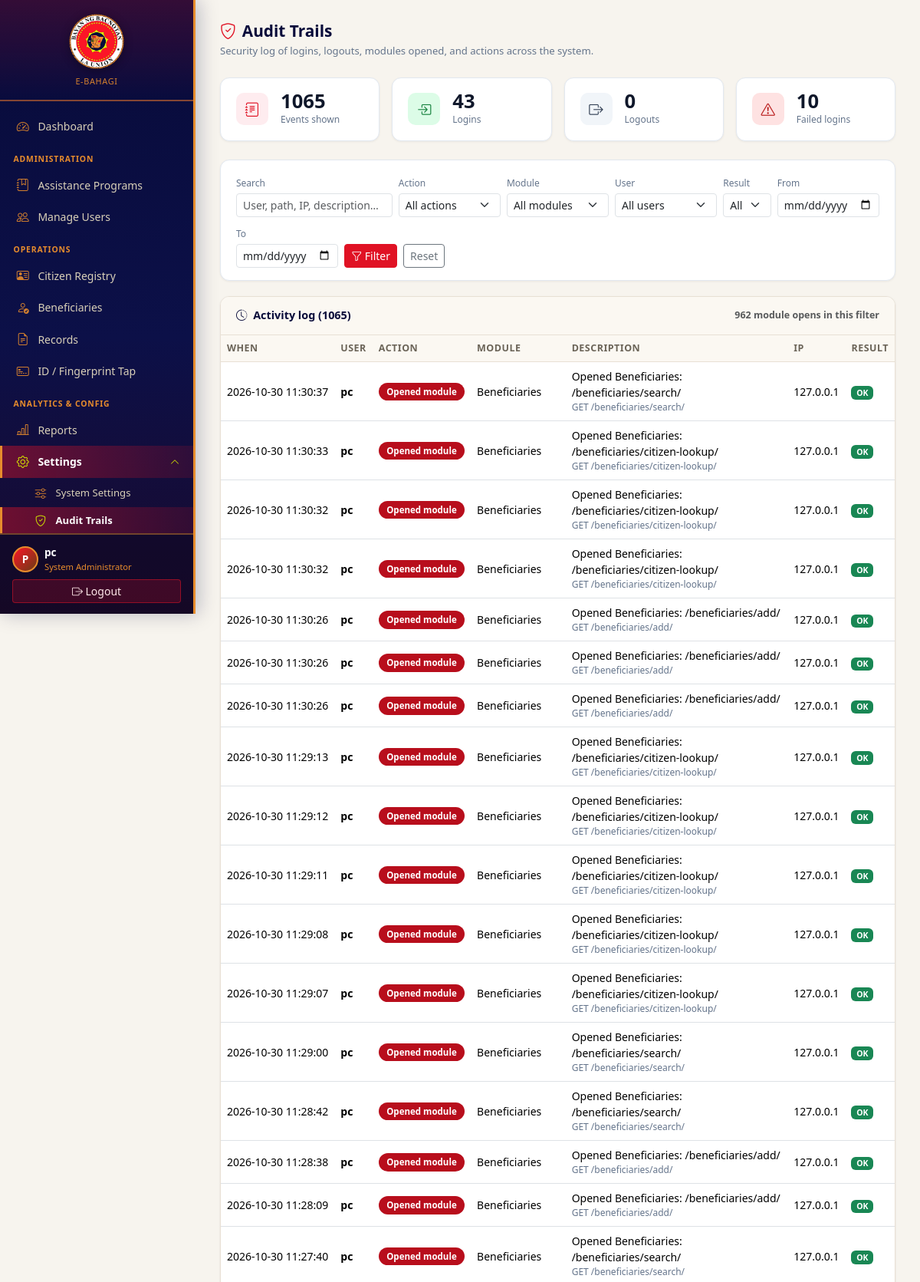
/audit-trails/?page=4&q=&action=&module=&username=&success=&date_from=&date_to= (signed in, upper part), run on the app's committed database.
### settings_mgmt/models.py (models this page shows, shortened)
class SystemLogo(models.Model):
    DEFAULT_ORG_NAME = "Humanitarian Assistance Grant Management"
    logo = models.ImageField(upload_to=system_logo_upload_path, blank=True, null=True)
    org_name = models.CharField(
        max_length=200,
        blank=True,
        default=DEFAULT_ORG_NAME,
        verbose_name="Feature / organization name",
        help_text="Shown under the logo on the login page, header, and dashboard. Easy to change anytime.",
    )
    alt_text = models.CharField(max_length=100, blank=True, default="Organization logo")
    updated_at = models.DateTimeField(auto_now=True)
    class Meta:
        verbose_name = "System Branding"
        verbose_name_plural = "System Branding"
    @classmethod
    def load(cls):
        obj, _ = cls.objects.get_or_create(pk=1)
        return obj
    @property
    def has_logo(self):
        return bool(self.logo)

### core/models.py (models this page shows, shortened)
class AuditTrail(models.Model):
    class Action(models.TextChoices):
        LOGIN = "login", "Login"
        LOGOUT = "logout", "Logout"
        LOGIN_FAILED = "login_failed", "Login failed"
        MODULE_OPEN = "module_open", "Opened module"
        CREATE = "create", "Created"
        UPDATE = "update", "Updated"
        DELETE = "delete", "Deleted"
        VIEW = "view", "Viewed"
        EXPORT = "export", "Exported"
        IMPORT = "import", "Imported"
        BACKUP = "backup", "Backup"
        RESTORE = "restore", "Restore"
        OTHER = "other", "Other"
    user = models.ForeignKey(
        settings.AUTH_USER_MODEL,
        on_delete=models.SET_NULL,
        null=True,
        blank=True,
        related_name="audit_trails",
    )
    username = models.CharField(
        max_length=150,
        blank=True,
        help_text="Stored separately so the trail remains after a user is deleted.",
    )
    action = models.CharField(max_length=20, choices=Action.choices, db_index=True)
    module = models.CharField(max_length=100, blank=True, db_index=True)
    description = models.CharField(max_length=500)
    path = models.CharField(max_length=500, blank=True)
    method = models.CharField(max_length=10, blank=True)
    ip_address = models.GenericIPAddressField(null=True, blank=True)
    user_agent = models.CharField(max_length=400, blank=True)
    success = models.BooleanField(default=True)
    created_at = models.DateTimeField(auto_now_add=True, db_index=True)
    class Meta:
        ordering = ["-created_at"]
        verbose_name = "Audit Trail"
        verbose_name_plural = "Audit Trails"
        indexes = [
            models.Index(fields=["-created_at", "action"]),
            models.Index(fields=["username", "-created_at"]),
        ]

### core/views.py (the view, shortened to what this page needs)
# urls.py: path("audit-trails/", views.audit_trails, name="audit_trails"),
@admin_required
def audit_trails(request):
    from django.core.paginator import Paginator
    from .models import AuditTrail
    qs = AuditTrail.objects.select_related("user").all()
    q = (request.GET.get("q") or "").strip()
    action = (request.GET.get("action") or "").strip()
    module = (request.GET.get("module") or "").strip()
    username = (request.GET.get("username") or "").strip()
    success = (request.GET.get("success") or "").strip()
    date_from = _parse_date(request.GET.get("date_from"))
    date_to = _parse_date(request.GET.get("date_to"))
    if action:
        qs = qs.filter(action=action)
    if module:
        qs = qs.filter(module=module)
    if username:
        qs = qs.filter(username__icontains=username)
    if success == "1":
        qs = qs.filter(success=True)
    elif success == "0":
        qs = qs.filter(success=False)
    if date_from:
        qs = qs.filter(created_at__date__gte=date_from)
    if date_to:
        qs = qs.filter(created_at__date__lte=date_to)
    total_count = qs.count()
    login_count = qs.filter(action=AuditTrail.Action.LOGIN).count()
    logout_count = qs.filter(action=AuditTrail.Action.LOGOUT).count()
    failed_count = qs.filter(action=AuditTrail.Action.LOGIN_FAILED).count()
    module_open_count = qs.filter(action=AuditTrail.Action.MODULE_OPEN).count()
    paginator = Paginator(qs, 50)
    page_obj = paginator.get_page(request.GET.get("page"))
    modules = (
        AuditTrail.objects.exclude(module="")
        .values_list("module", flat=True)
        .distinct()
        .order_by("module")
    )
    usernames = (
        AuditTrail.objects.exclude(username="")
        .values_list("username", flat=True)
        .distinct()
        .order_by("username")
    )
    context = {
        "page_obj": page_obj,
        "trails": page_obj.object_list,
        "total_count": total_count,
        "login_count": login_count,
        "logout_count": logout_count,
        "failed_count": failed_count,
        "module_open_count": module_open_count,
        "action_choices": AuditTrail.Action.choices,
        "modules": modules,
        "usernames": usernames,
        "filter_q": q,
        "filter_action": action,
        "filter_module": module,
        "filter_username": username,
        "filter_success": success,
        "filter_date_from": date_from.isoformat() if date_from else "",
        "filter_date_to": date_to.isoformat() if date_to else "",
    }
    return render(request, "core/audit_trails.html", context)

### core/templates/core/audit_trails.html (shortened to what this page needs)
{% extends "base.html" %}
{% block content %}
<div class="page-hdr mb-4">
  <div>
    <h2 class="mb-0"><i class="bi bi-shield-check text-primary me-2"></i>Audit Trails</h2>
    <p class="mb-0 mt-1" style="font-size:.82rem;color:#64748b">
      Security log of logins, logouts, modules opened, and actions across the system.
    </p>
  </div>
</div>
<div class="row g-3 mb-4">
  <div class="col-6 col-md-3">
    <div class="stat-card">
      <div class="stat-icon" style="background:#FEECEF;color:#E01224"><i class="bi bi-journal-text"></i></div>
      <div>
        <div class="stat-val">{{ total_count }}</div>
        <div class="stat-lbl">Events shown</div>
      </div>
    </div>
  </div>
  <div class="col-6 col-md-3">
    <div class="stat-card">
      <div class="stat-icon" style="background:#dcfce7;color:#15803d"><i class="bi bi-box-arrow-in-right"></i></div>
      <div>
        <div class="stat-val">{{ login_count }}</div>
        <div class="stat-lbl">Logins</div>
      </div>
    </div>
  </div>
  <div class="col-6 col-md-3">
    <div class="stat-card">
      <div class="stat-icon" style="background:#f1f5f9;color:#334155"><i class="bi bi-box-arrow-right"></i></div>
      <div>
        <div class="stat-val">{{ logout_count }}</div>
        <div class="stat-lbl">Logouts</div>
      </div>
    </div>
  </div>
  <div class="col-6 col-md-3">
    <div class="stat-card">
      <div class="stat-icon" style="background:#fee2e2;color:#b91c1c"><i class="bi bi-exclamation-triangle"></i></div>
      <div>
        <div class="stat-val">{{ failed_count }}</div>
        <div class="stat-lbl">Failed logins</div>
      </div>
    </div>
  </div>
</div>
<div class="filter-card">
  <form method="get" class="row g-2 align-items-end">
    <div class="col-12 col-md-3">
      <label class="form-label mb-1" style="font-size:.75rem;color:#64748b">Search</label>
      <input type="text" name="q" value="{{ filter_q }}" class="form-control form-control-sm" placeholder="User, path, IP, description…">
    </div>
    <div class="col-6 col-md-2">
      <label class="form-label mb-1" style="font-size:.75rem;color:#64748b">Action</label>
      <select name="action" class="form-select form-select-sm">
        <option value="">All actions</option>
      </select>
    </div>
    <div class="col-6 col-md-2">
      <label class="form-label mb-1" style="font-size:.75rem;color:#64748b">Module</label>
      <select name="module" class="form-select form-select-sm">
        <option value="">All modules</option>
      </select>
    </div>
    <div class="col-6 col-md-2">
      <label class="form-label mb-1" style="font-size:.75rem;color:#64748b">User</label>
      <select name="username" class="form-select form-select-sm">
        <option value="">All users</option>
      </select>
    </div>
    <div class="col-6 col-md-1">
      <label class="form-label mb-1" style="font-size:.75rem;color:#64748b">Result</label>
      <select name="success" class="form-select form-select-sm">
        <option value="">All</option>
      </select>
    </div>
    <div class="col-6 col-md-2">
      <label class="form-label mb-1" style="font-size:.75rem;color:#64748b">From</label>
      <input type="date" name="date_from" value="{{ filter_date_from }}" class="form-control form-control-sm">
    </div>
    <div class="col-6 col-md-2">
      <label class="form-label mb-1" style="font-size:.75rem;color:#64748b">To</label>
      <input type="date" name="date_to" value="{{ filter_date_to }}" class="form-control form-control-sm">
    </div>
    <div class="col-12 col-md-auto d-flex gap-2">
      <button type="submit" class="btn btn-primary btn-sm"><i class="bi bi-funnel"></i> Filter</button>
      <a href="{% url 'core:audit_trails' %}" class="btn btn-outline-secondary btn-sm">Reset</a>
    </div>
  </form>
</div>
<div class="panel">
  <div class="panel-hdr">
    <span><i class="bi bi-clock-history me-1"></i> Activity log ({{ total_count }})</span>
    <span class="text-muted" style="font-size:.78rem">{{ module_open_count }} module opens in this filter</span>
  </div>
  <div class="table-responsive">
    <table class="table table-hover mb-0">
      <thead>
        <tr>
          <th>When</th>
          <th>User</th>
          <th>Action</th>
          <th>Module</th>
          <th>Description</th>
          <th>IP</th>
          <th>Result</th>
        </tr>
      </thead>
      <tbody>
        {% for t in trails %}
        <tr>
          <td style="white-space:nowrap">{{ t.created_at|date:"Y-m-d H:i:s" }}</td>
          <td class="fw-semibold">{{ t.username|default:"—" }}</td>
          <td>
            <span class="action-pill action-{{ t.action }}">{{ t.get_action_display }}</span>
          </td>
          <td>{{ t.module|default:"—" }}</td>
          <td>
            <div>{{ t.description }}</div>
            {% if t.path %}<div class="path-cell" title="{{ t.method }} {{ t.path }}">{{ t.method }} {{ t.path }}</div>{% endif %}
          </td>
          <td style="white-space:nowrap">{{ t.ip_address|default:"—" }}</td>
          <td>
            {% if t.success %}
              <span class="badge bg-success">OK</span>
            {% else %}
              <span class="badge bg-danger">Failed</span>
            {% endif %}
          </td>
        </tr>
        {% endfor %}
      </tbody>
    </table>
  </div>
</div>
{% endblock %}

### templates/base.html (shortened to what this page needs)
<!DOCTYPE html>
<html lang="en">
<head>
  <link href="https://cdn.jsdelivr.net/npm/bootstrap@5.3.2/dist/css/bootstrap.min.css" rel="stylesheet">
  <link href="https://cdn.jsdelivr.net/npm/bootstrap-icons@1.11.3/font/bootstrap-icons.css" rel="stylesheet">
</head>
<body>
{% if user.is_authenticated %}
<div class="sidebar" id="appSidebar">
  <div class="sb-brand">
    {% if system_logo.has_logo %}
      <img src="{{ system_logo.logo.url }}" alt="{{ system_logo.alt_text }}" class="system-logo">
    {% else %}
      <div class="logo"><i class="bi bi-heart-pulse-fill" style="color:#FC1527"></i> e-<span>BAHAGI</span></div>
    {% endif %}
    <div class="tagline">{{ org_name }}</div>
  </div>
  <nav class="sb-nav">
    {% if user.profile.role == 'distributor' and not user.is_superuser %}
    <div class="sb-section">Ayuda Distribution</div>
    <a href="{% url 'beneficiaries:rfid' %}" class="{% if request.resolver_match.url_name == 'rfid' %}active{% endif %}">
      <i class="bi bi-credit-card-2-front"></i> ID / Fingerprint Tap
    </a>
    {% else %}
    <a href="{% url 'core:dashboard' %}" class="{% if request.resolver_match.url_name == 'dashboard' %}active{% endif %}">
      <i class="bi bi-speedometer2"></i> Dashboard
    </a>
    {% if user.is_superuser or user.profile.role == 'admin' %}
    <div class="sb-section">Administration</div>
    <a href="{% url 'programs:list' %}" class="{% if request.resolver_match.namespace == 'programs' %}active{% endif %}">
      <i class="bi bi-journal-bookmark"></i> Assistance Programs
    </a>
    <a href="{% url 'user_mgmt:list' %}" class="{% if request.resolver_match.namespace == 'user_mgmt' %}active{% endif %}">
      <i class="bi bi-people"></i> Manage Users
    </a>
    {% endif %}
    <div class="sb-section">Operations</div>
    <a href="{% url 'citizens:list' %}" class="{% if request.resolver_match.namespace == 'citizens' %}active{% endif %}">
      <i class="bi bi-person-vcard"></i> Citizen Registry
    </a>
    <a href="{% url 'beneficiaries:list' %}" class="{% if request.resolver_match.namespace == 'beneficiaries' and request.resolver_match.url_name != 'rfid' %}active{% endif %}">
      <i class="bi bi-person-check"></i> Beneficiaries
    </a>
    <a href="{% url 'records:list' %}" class="{% if request.resolver_match.namespace == 'records' %}active{% endif %}">
      <i class="bi bi-file-earmark-text"></i> Records
    </a>
    <a href="{% url 'beneficiaries:rfid' %}" class="{% if request.resolver_match.url_name == 'rfid' %}active{% endif %}">
      <i class="bi bi-credit-card-2-front"></i> ID / Fingerprint Tap
    </a>
    <div class="sb-section">Analytics &amp; Config</div>
    <a href="{% url 'reports:index' %}" class="{% if request.resolver_match.namespace == 'reports' %}active{% endif %}">
      <i class="bi bi-bar-chart-line"></i> Reports
    </a>
    {% with settings_open=request.resolver_match.url_name %}
    <div class="sb-drop{% if settings_open == 'settings' or settings_open == 'backup_restore' or settings_open == 'audit_trails' %} open{% endif %}" id="sbSettingsDrop">
      <button type="button" class="sb-drop-btn{% if settings_open == 'settings' or settings_open == 'backup_restore' or settings_open == 'audit_trails' %} active{% endif %}" id="sbSettingsToggle" aria-expanded="{% if settings_open == 'settings' or settings_open == 'backup_restore' or settings_open == 'audit_trails' %}true{% else %}false{% endif %}" aria-controls="sbSettingsSub">
        <i class="bi bi-gear"></i> Settings
        <i class="bi bi-chevron-down sb-caret"></i>
      </button>
      <div class="sb-sub" id="sbSettingsSub">
        <a href="{% url 'settings_mgmt:settings' %}" class="{% if settings_open == 'settings' %}active{% endif %}">
          <i class="bi bi-sliders"></i> System Settings
        </a>
        {% if user.is_superuser or user.profile.role == 'admin' %}
        <a href="{% url 'core:audit_trails' %}" class="{% if settings_open == 'audit_trails' %}active{% endif %}">
          <i class="bi bi-shield-check"></i> Audit Trails
        </a>
        {% endif %}
      </div>
    </div>
    {% endwith %}
    {% endif %}
  </nav>
  <div class="sb-user">
    <div class="d-flex align-items-center gap-2 mb-2">
      <div class="sb-avatar">{{ user.username|first|upper }}</div>
      <div>
        <div class="sb-username">{{ user.get_full_name|default:user.username }}</div>
        <div class="sb-role">
          {% if user.is_superuser %}System Administrator
          {% elif user.profile.role == 'admin' %}Administrator
          {% elif user.profile.role == 'distributor' %}Ayuda Distributor
          {% else %}Staff{% endif %}
        </div>
      </div>
    </div>
    <form method="post" action="{% url 'logout' %}" class="m-0">
      <button type="submit" class="btn btn-sm w-100 sb-logout">
        <i class="bi bi-box-arrow-right"></i> Logout
      </button>
    </form>
  </div>
</div>
<main class="main">
  {% block content %}{% endblock %}
</main>
{% else %}
  {% block auth_content %}{% endblock %}
{% endif %}
</body>
</html>

### data on the page
SystemLogo: logo (picture), org_name "E-BAHAGI"
AuditTrail: created_at "2026-10-30 11:30:37", username "pc", action "Opened module", module "Beneficiaries", description "Opened Beneficiaries: /beneficiaries/search/", method "GET", path "/beneficiaries/search/", ip_address "127.0.0.1", success "OK"
AuditTrail: created_at "2026-10-30 11:30:33", username "pc", action "Opened module", module "Beneficiaries", description "Opened Beneficiaries: /beneficiaries/citizen-lookup/", method "GET", path "/beneficiaries/citizen-lookup/", ip_address "127.0.0.1", success "OK"
AuditTrail: created_at "2026-10-30 11:30:32", username "pc", action "Opened module", module "Beneficiaries", description "Opened Beneficiaries: /beneficiaries/citizen-lookup/", method "GET", path "/beneficiaries/citizen-lookup/", ip_address "127.0.0.1", success "OK"
AuditTrail: created_at "2026-10-30 11:30:32", username "pc", action "Opened module", module "Beneficiaries", description "Opened Beneficiaries: /beneficiaries/citizen-lookup/", method "GET", path "/beneficiaries/citizen-lookup/", ip_address "127.0.0.1", success "OK"
AuditTrail: created_at "2026-10-30 11:30:26", username "pc", action "Opened module", module "Beneficiaries", description "Opened Beneficiaries: /beneficiaries/add/", method "GET", path "/beneficiaries/add/", ip_address "127.0.0.1", success "OK"
AuditTrail: created_at "2026-10-30 11:30:26", username "pc", action "Opened module", module "Beneficiaries", description "Opened Beneficiaries: /beneficiaries/add/", method "GET", path "/beneficiaries/add/", ip_address "127.0.0.1", success "OK"
AuditTrail: created_at "2026-10-30 11:30:26", username "pc", action "Opened module", module "Beneficiaries", description "Opened Beneficiaries: /beneficiaries/add/", method "GET", path "/beneficiaries/add/", ip_address "127.0.0.1", success "OK"
AuditTrail: created_at "2026-10-30 11:29:13", username "pc", action "Opened module", module "Beneficiaries", description "Opened Beneficiaries: /beneficiaries/citizen-lookup/", method "GET", path "/beneficiaries/citizen-lookup/", ip_address "127.0.0.1", success "OK"
AuditTrail: created_at "2026-10-30 11:29:12", username "pc", action "Opened module", module "Beneficiaries", description "Opened Beneficiaries: /beneficiaries/citizen-lookup/", method "GET", path "/beneficiaries/citizen-lookup/", ip_address "127.0.0.1", success "OK"
AuditTrail: created_at "2026-10-30 11:29:11", username "pc", action "Opened module", module "Beneficiaries", description "Opened Beneficiaries: /beneficiaries/citizen-lookup/", method "GET", path "/beneficiaries/citizen-lookup/", ip_address "127.0.0.1", success "OK"
AuditTrail: created_at "2026-10-30 11:29:08", username "pc", action "Opened module", module "Beneficiaries", description "Opened Beneficiaries: /beneficiaries/citizen-lookup/", method "GET", path "/beneficiaries/citizen-lookup/", ip_address "127.0.0.1", success "OK"
AuditTrail: created_at "2026-10-30 11:29:07", username "pc", action "Opened module", module "Beneficiaries", description "Opened Beneficiaries: /beneficiaries/citizen-lookup/", method "GET", path "/beneficiaries/citizen-lookup/", ip_address "127.0.0.1", success "OK"
AuditTrail: created_at "2026-10-30 11:29:00", username "pc", action "Opened module", module "Beneficiaries", description "Opened Beneficiaries: /beneficiaries/search/", method "GET", path "/beneficiaries/search/", ip_address "127.0.0.1", success "OK"
AuditTrail: created_at "2026-10-30 11:28:42", username "pc", action "Opened module", module "Beneficiaries", description "Opened Beneficiaries: /beneficiaries/search/", method "GET", path "/beneficiaries/search/", ip_address "127.0.0.1", success "OK"
AuditTrail: created_at "2026-10-30 11:28:38", username "pc", action "Opened module", module "Beneficiaries", description "Opened Beneficiaries: /beneficiaries/add/", method "GET", path "/beneficiaries/add/", ip_address "127.0.0.1", success "OK"
AuditTrail: created_at "2026-10-30 11:28:09", username "pc", action "Opened module", module "Beneficiaries", description "Opened Beneficiaries: /beneficiaries/add/", method "GET", path "/beneficiaries/add/", ip_address "127.0.0.1", success "OK"
AuditTrail: created_at "2026-10-30 11:27:40", username "pc", action "Opened module", module "Beneficiaries", description "Opened Beneficiaries: /beneficiaries/search/", method "GET", path "/beneficiaries/search/", ip_address "127.0.0.1", success "OK"

### other printed values
{{ user.username|first|upper }} "P"
{{ user.get_full_name|default:user.username }} "pc"
{{ total_count }} "1065"
{{ login_count }} "43"
{{ logout_count }} "0"
{{ failed_count }} "10"
{{ module_open_count }} "962"
